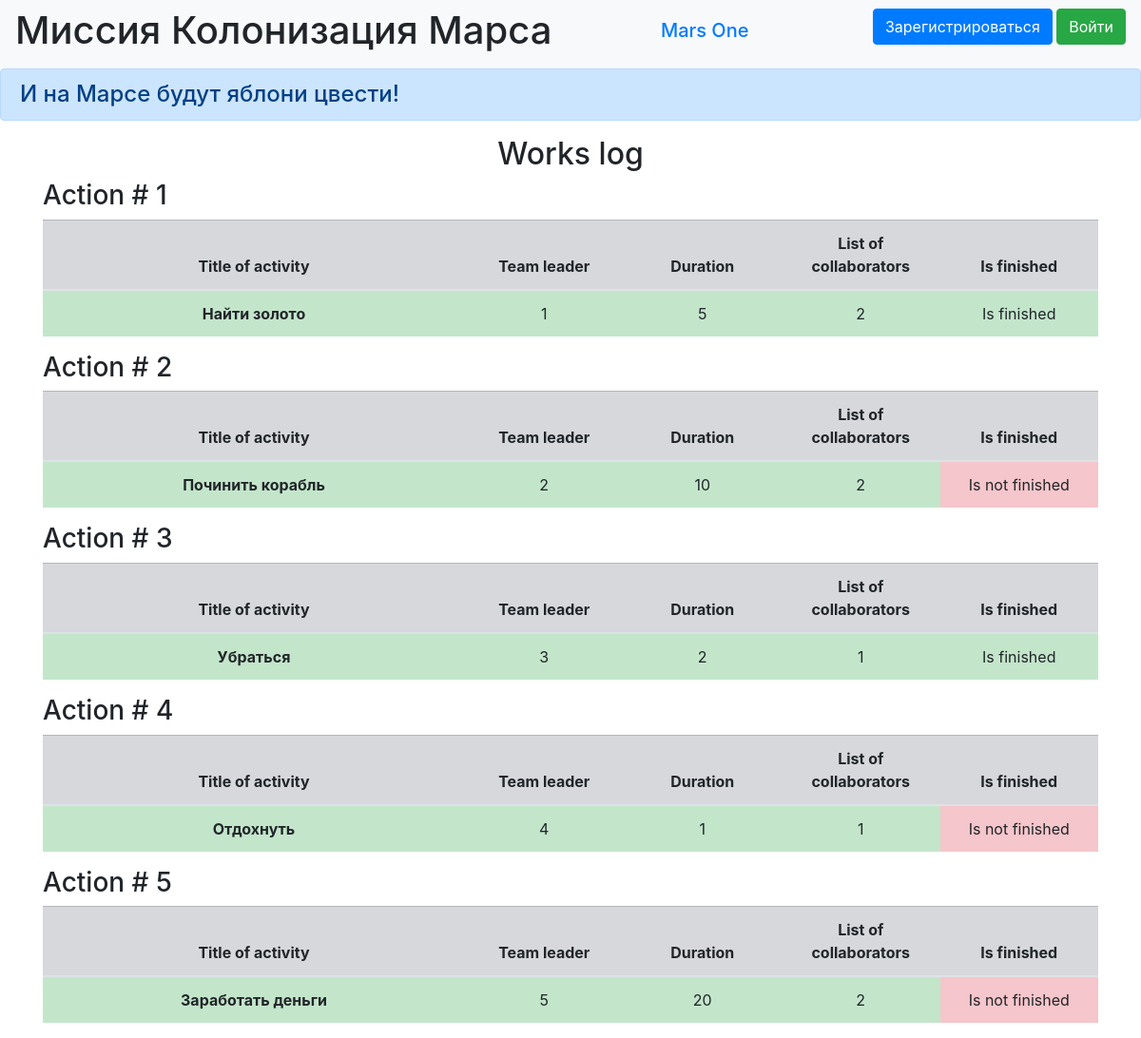
/jobs, run on an earlier commit of the app's database.
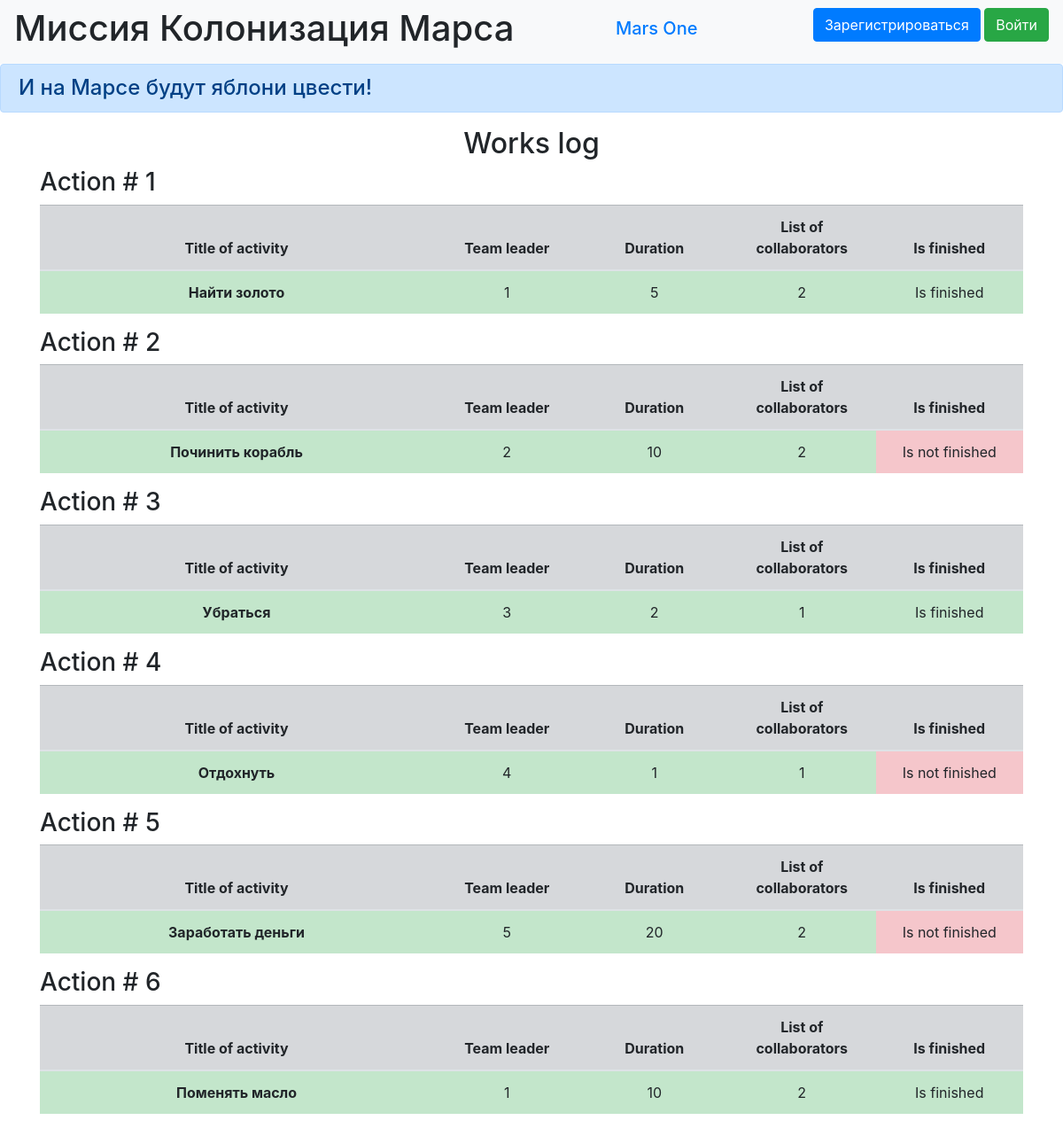
And on a later commit of the database.
### AMARSIANE/data/jobs.py (models this page shows)
class Jobs(SqlAlchemyBase):
    __tablename__ = 'jobs'
    id = sqlalchemy.Column(sqlalchemy.Integer,
                           primary_key=True, autoincrement=True)
    team_leader = sqlalchemy.Column(sqlalchemy.Integer,
                                    sqlalchemy.ForeignKey("users.id"))
    job = sqlalchemy.Column(sqlalchemy.String, nullable=True)
    work_size = sqlalchemy.Column(sqlalchemy.Integer, nullable=True)
    collaborators = sqlalchemy.Column(sqlalchemy.String, nullable=True)
    start_date = sqlalchemy.Column(sqlalchemy.DateTime,
                                   default=datetime.datetime.now)
    end_date = sqlalchemy.Column(sqlalchemy.DateTime,
                                 default=datetime.datetime.now)
    is_finished = sqlalchemy.Column(sqlalchemy.Boolean, default=True)
    user = orm.relationship("User")

### AMARSIANE/main.py (the view)
@app.route("/jobs")
def jobs():
    db_sess = db_session.create_session()
    jobs = db_sess.query(Jobs).all()
    return render_template("jobs.html", jobs=jobs)

### AMARSIANE/data/db_session.py (called while the page is built)
def create_session() -> Session:
    global __factory
    return __factory()

### AMARSIANE/templates/jobs.html
{% extends "base.html" %}
{% block content %}
<h2>Works log</h2>
{% for item in jobs %}
<h3>Action # {{item.id}}</h3>
<table class="table">
  <thead>
    <tr class="table-secondary">
      <th scope="col" width="40%" >Title of activity</th>
      <th scope="col" width="15%">Team leader</th>
      <th scope="col" width="15%">Duration</th>
      <th scope="col" width="15%">List of collaborators</th>
      <th scope="col" width="15%">Is finished</th>
    </tr>
  </thead>
  <tbody>
    <tr>
      <th scope="row" class="table-success">{{item.job}}</th>
      <td class="table-success">{{item.team_leader}}</td>
      <td class="table-success">{{item.work_size}}</td>
      <td class="table-success">{{item.collaborators}}</td>
      {% if item.is_finished == True %}
      <td class="table-success">Is finished</td>
      {% elif item.is_finished == False %}
      <td class="table-danger">Is not finished</td>
      {% endif %}
    </tr>
  </tbody>
</table>
{% endfor %}
{% endblock %}

### AMARSIANE/templates/base.html (shortened to what this page needs)
<!doctype html>
<html lang="en">
<head>
    <link rel="stylesheet" href="/static/css/style.css">
    <link rel="stylesheet"
          href="https://stackpath.bootstrapcdn.com/bootstrap/4.4.1/css/bootstrap.min.css"
>
</head>
<body>
<header>
    <nav class="navbar navbar-light bg-light">
        <h1 class="muted-text"> Миссия Колонизация Марса</h1>
        <h1 class="navbar-brand"><a href="#">Mars One</a></h1>
        {% if current_user.is_authenticated %}
    <a class="navbar-brand" href="/logout">{{ current_user.name }}</a>
{% else %}
    <p>
        <a class="btn btn-primary " href="/register">Зарегистрироваться</a>
        <a class="btn btn-success" href="/login">Войти</a>
    </p>
{% endif %}
    </nav>
    <h4 class="alert alert-primary" role="alert">И на Марсе будут яблони цвести!</h4>
</header>
<main role="main" class="container">
    {% block content %}{% endblock %}
</main>
</body>
</html>

### AMARSIANE/static/css/style.css (style rules this page uses)
th, tr, td, .center-text { text-align: center; vertical-align: middle; }
h2 { text-align: center; }

What changed in the data, as far as the page shows it:
added Jobs: id "6", job "Поменять масло", team_leader "1", work_size "10", collaborators "2", is_finished "Is finished"
